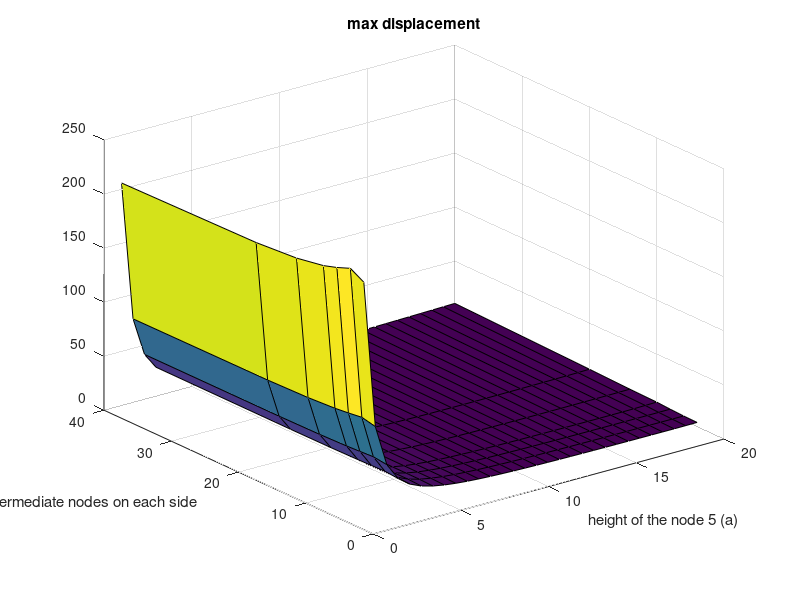
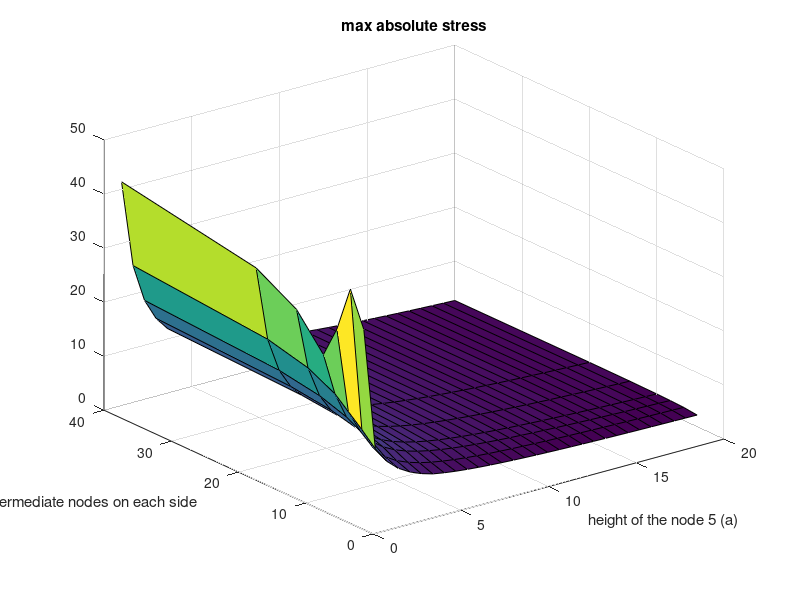
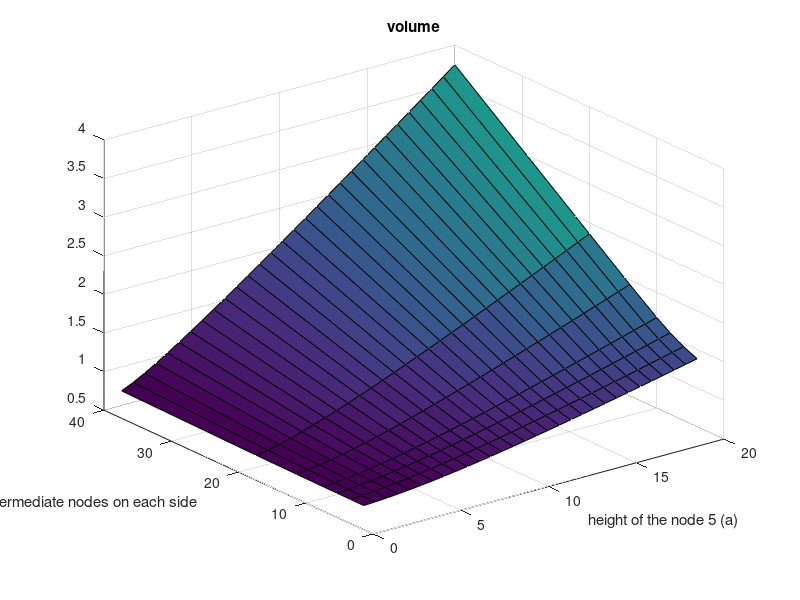
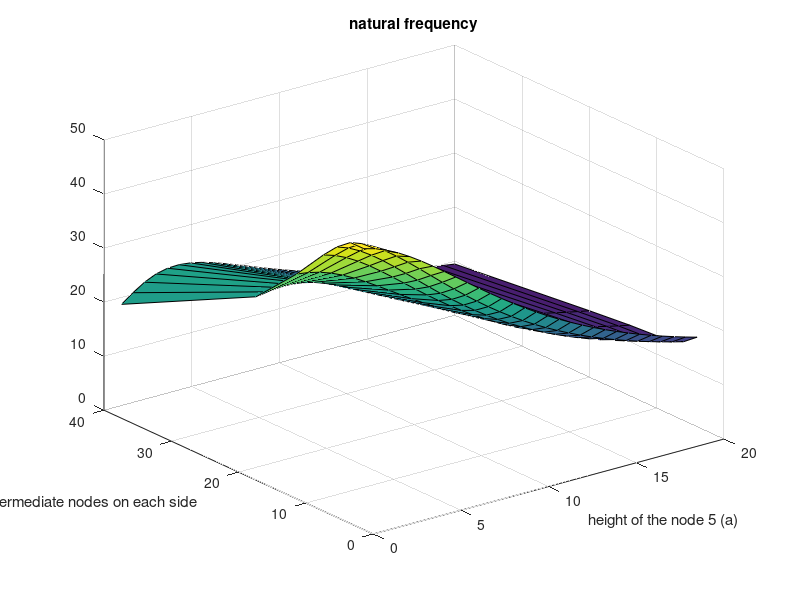

Reproduce these figures in MATLAB, in order. (Note: this script raises an error after producing the figures.)
clear
close all
clc

%change the name in case its different
load('homework2_data_2.mat')

%plot variable
nb_node_inter=[4 6 8 10 14 20 40]
a=linspace(1,20,nb_a)

%surface plot (didnt used it in the report since the 4-su8blot was enough
%however it is pratical to check the data
[X,Y] = meshgrid(a,nb_node_inter);
figure
surf(X,Y,maxdisplacement')
title('max displacement')
xlabel('height of the node 5 (a)')
ylabel('number of nodes of intermediate nodes on each side')
figure
surf(X,Y,maxabsstress')
title('max absolute stress')
xlabel('height of the node 5 (a)')
ylabel('number of nodes of intermediate nodes on each side')
figure
surf(X,Y,volume')
title('volume')
xlabel('height of the node 5 (a)')
ylabel('number of nodes of intermediate nodes on each side')
figure
surf(X,Y,frequency1')
title('natural frequency')
xlabel('height of the node 5 (a)')
ylabel('number of nodes of intermediate nodes on each side')


%4-subplot plot
figure('Position',[100 100 900 400]);
subplot(2,2,1)
plot(a,volume)
ylabel('\textbf{Total volume of the beams}')
xlabel('\textbf{a}')
xlim([1 20])
xline(2.5,'Label','a=2.5m','Interpreter','latex')
subplot(2,2,2)
plot(a,frequency1)
ylabel('\textbf{First frequency}')
xlabel('\textbf{a}')
xlim([1 20])
xline(2.5,'Label','a=2.5m','Interpreter','latex')
subplot(2,2,3)
plot(a,maxdisplacement)
ylabel('\textbf{Max displacement (mm)}')
xlabel('\textbf{a}')
xlim([1 20])
xline(2.5,'Label','a=2.5m','Interpreter','latex')
subplot(2,2,4)
plot(a,maxabsstress)
xlabel('\textbf{a}')
ylabel('\textbf{Max absolute stress}')
xlim([1 20])
xline(2.5,'Label','a=2.5m','Interpreter','latex')
fontsize(scale=1.2)
legend(['nb inter. node: '+string(nb_node_inter)],'Location','best')
exportgraphics(gcf,'wood_results.pdf','ContentType','vector')
